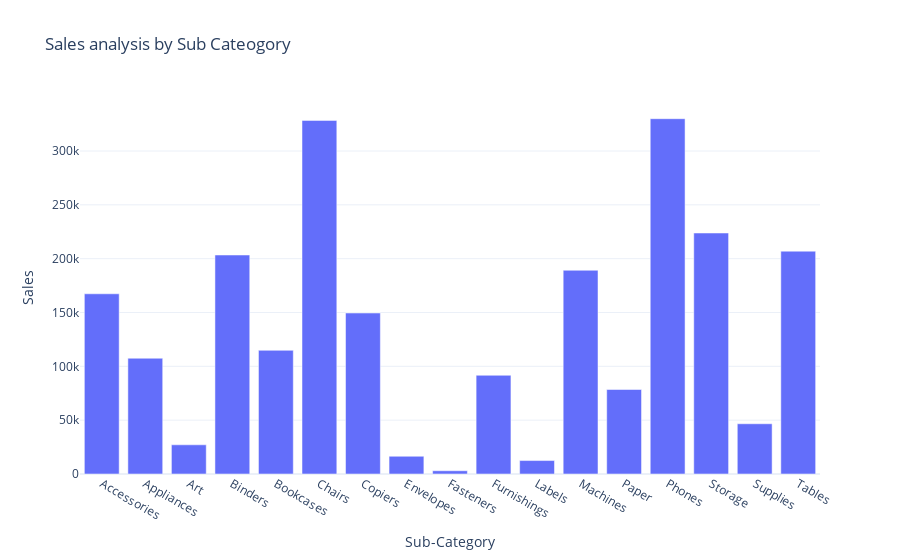

The cell this chart's notebook holds for it:
### Code cell
fig = px.bar(sales_by_subcategory, x = 'Sub-Category', y = 'Sales', title = "Sales analysis by Sub Cateogory")

fig.show()

### Figure 1 — Plotly figure (JSON) as saved in the notebook; plotly's stock layout.template omitted (floating-point values rounded to 4 significant figures)
{"data": [{"alignmentgroup": "True", "hovertemplate": "Sub-Category=%{x}<br>Sales=%{y}<extra></extra>", "legendgroup": "", "marker": {"color": "#636efa", "pattern": {"shape": ""}}, "name": "", "offsetgroup": "", "orientation": "v", "showlegend": false, "textposition": "auto", "type": "bar", "x": ["Accessories", "Appliances", "Art", "Binders", "Bookcases", "Chairs", "Copiers", "Envelopes", "Fasteners", "Furnishings", "Labels", "Machines", "Paper", "Phones", "Storage", "Supplies", "Tables"], "xaxis": "x", "y": [167400.0, 107500.0, 27120.0, 203400.0, 114900.0, 328400.0, 149500.0, 16480.0, 3024.0, 91710.0, 12490.0, 189200.0, 78480.0, 330000.0, 223800.0, 46670.0, 207000.0], "yaxis": "y"}], "layout": {"autosize": true, "barmode": "relative", "legend": {"tracegroupgap": 0}, "title": {"text": "Sales analysis by Sub Cateogory"}, "xaxis": {"anchor": "y", "autorange": true, "domain": [0, 1], "range": [-0.5, 16.5], "title": {"text": "Sub-Category"}, "type": "category"}, "yaxis": {"anchor": "x", "autorange": true, "domain": [0, 1], "range": [0, 347400.0], "title": {"text": "Sales"}, "type": "linear"}}}
